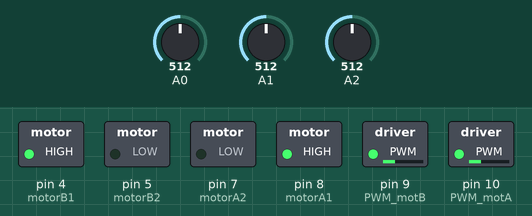
This sketch was run on a simulated Arduino Uno, built with avr-gcc and run on an emulated ATmega328P. Shown: switched loads named in the sketch (green lamp = pin HIGH). The test bench sets the inputs (shaded band); at power-on: A0 = 512, A1 = 512, A2 = 512.

Above: at 1.2 s.
1.3 s: A0 set to 306
At 2.0 s:
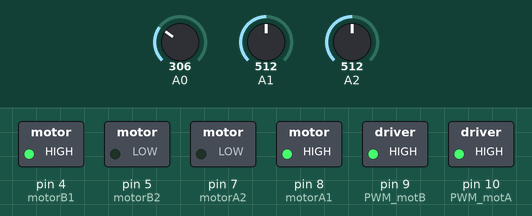
Timing chart, 0 to 4.3 s (numbered marks = the images above; inputs shaded):
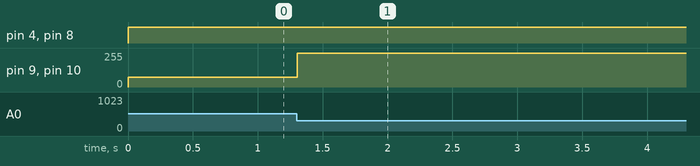

Measured:
- after the input at 1.3 s, pin 9 (PWM_motB), pin 10 (PWM_motA): 75/255 → 255/255 at once

The sketch:

trisen.ino
```cpp
#include <MsTimer2.h>
//モータの出力設定
//モータ1
const double motorA1 = 8;
const double motorA2 = 7;
const double PWM_motA = 10;
//モータ2
const double motorB1 = 4;
const double motorB2 = 5;
const double PWM_motB = 9;

//　フォトトランジスタの入力設定
double left = 0;//0
double right = 0;//1
double centor = 0;//2

//　閾値
//センサの閾値
double alpha = 500;//100;

//制御の目標値
double target = 0;
//PID制御値
//Kp
double Kp = 0.7;
//Ki
double Ki = 0.0001;
//Kd
double Kd = 0.7;
//前回と前々回の操作量
double Mv = 0;
//今回操作量偏差
double dMv = 0;
//今回、前回、前々回の偏差
double en = 0;
double en1 = 0;
double en2 = 0;
//判定
double pad = 0;

//PWMの出力(255が最大,130〜200程度が調度良い)
double PWM_pow = 75;

//int pri = 0;

void flash(){
		en2 = en1;
		en1 = en;
		en = pad;
		dMv = ((Kp*(en-en1))+(Ki*en)+(Kd*((en-en1)-(en1-en2))));
		Mv = Mv + dMv;
		/*if(pri == 100){
				Serial.print("left:");
				Serial.print(left);
				Serial.print("right:");
				Serial.print(right);
				Serial.print("centor:");
				Serial.println(centor);
				pri = 0;
		}else{
				pri++;
		}*/
}

void setup(){
		//Serial.begin(9600);
		pinMode(motorA1,OUTPUT);
		pinMode(motorA2,OUTPUT);
		pinMode(motorB1,OUTPUT);
		pinMode(motorB2,OUTPUT);
		pinMode(PWM_motA,OUTPUT);
		pinMode(PWM_motB,OUTPUT);
		MsTimer2::set(5,flash);
		MsTimer2::start();
}

void loop(){
  	left = analogRead(0);
  	right = analogRead(2);
  	centor = analogRead(1);
    noInterrupts();
    pad=0;
		if(right<alpha){
				pad = 1*(alpha-right);
		}if(left<alpha){
				pad = -1*(alpha-left);
		}
                if(right<alpha && left<alpha){
                                pad = 0;
                }
interrupts();

		digitalWrite(motorA1,HIGH);
		digitalWrite(motorA2,LOW);
		analogWrite(PWM_motA,PWM_pow+(Mv*PWM_pow));
		digitalWrite(motorB1,HIGH);
		digitalWrite(motorB2,LOW);
		analogWrite(PWM_motB,PWM_pow-(Mv*PWM_pow));

}
```
